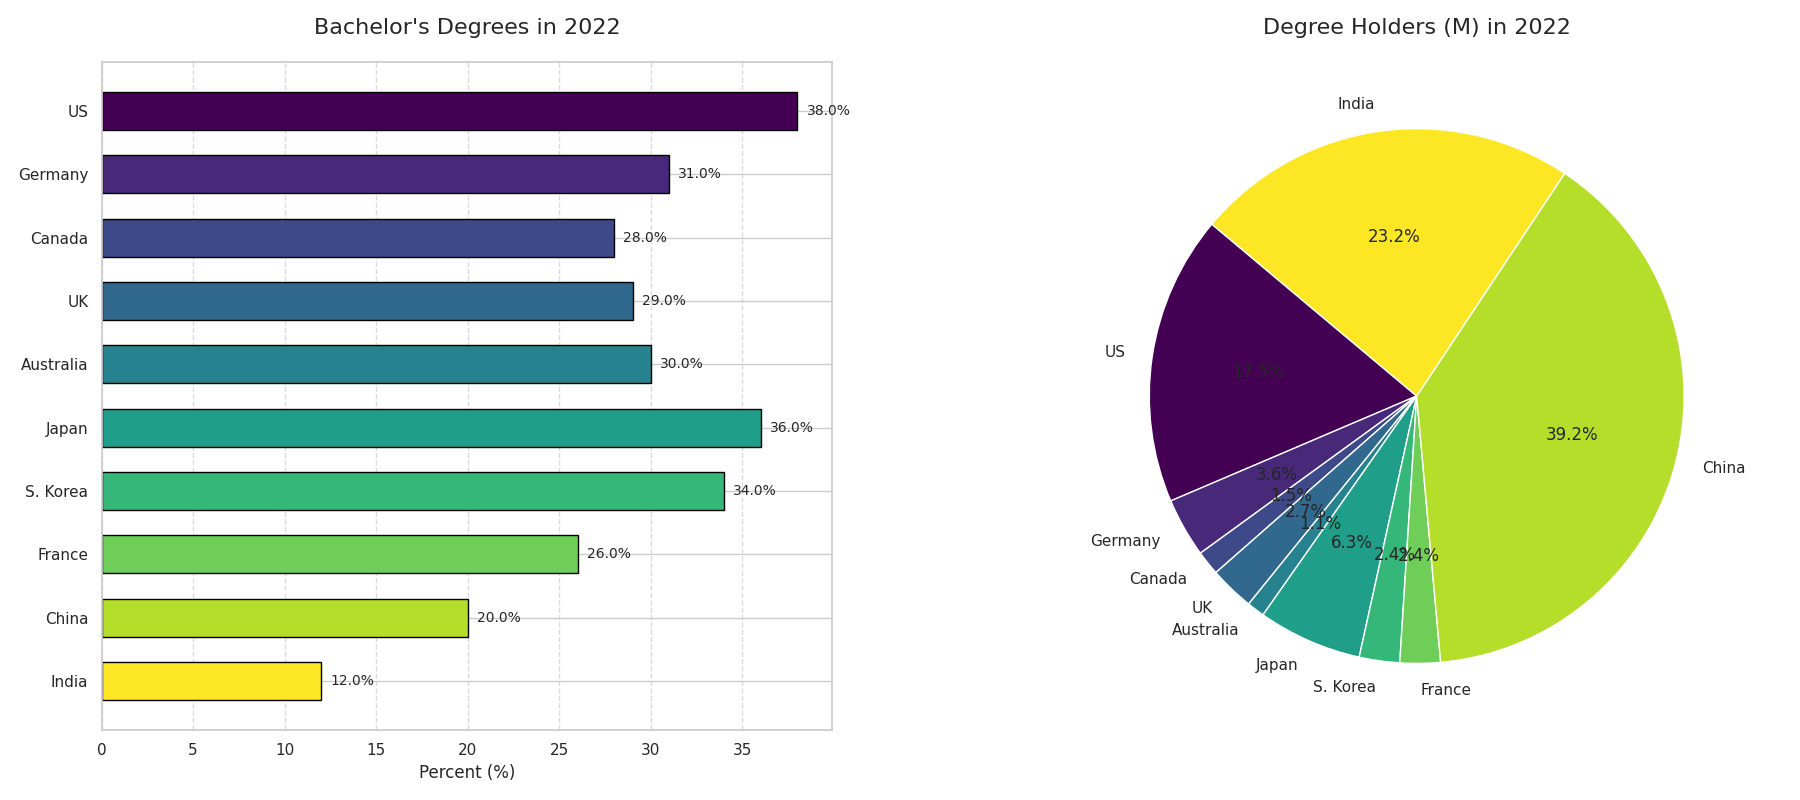

Generate this figure with Python:
import matplotlib.pyplot as plt
import numpy as np

# Data
countries = [
    "US", "Germany", "Canada", "UK", "Australia",
    "Japan", "S. Korea", "France", "China", "India"
]
education_percentages = [
    38.0, 31.0, 28.0, 29.0, 30.0,
    36.0, 34.0, 26.0, 20.0, 12.0
]
population_millions = [
    332.0, 83.2, 38.0, 67.2, 25.7,
    125.8, 51.7, 67.5, 1412.0, 1393.0
]

degree_holders_millions = [pop * (pct / 100) for pop, pct in zip(population_millions, education_percentages)]

colors = plt.cm.viridis(np.linspace(0, 1, len(countries)))

fig, axes = plt.subplots(nrows=1, ncols=2, figsize=(18, 8))

# Plot horizontal bar chart
bars = axes[0].barh(countries, education_percentages, color=colors, edgecolor='black', height=0.6)
axes[0].set_title('Bachelor\'s Degrees in 2022', fontsize=16, pad=20)
axes[0].set_xlabel('Percent (%)', fontsize=12)
axes[0].invert_yaxis()
axes[0].xaxis.grid(True, linestyle='--', alpha=0.7)

for bar in bars:
    width = bar.get_width()
    axes[0].text(width + 0.5, bar.get_y() + bar.get_height()/2, f'{width}%', va='center', ha='left', fontsize=10)

# Plot pie chart
axes[1].pie(degree_holders_millions, labels=countries, autopct='%1.1f%%', startangle=140, colors=colors)
axes[1].set_title('Degree Holders (M) in 2022', fontsize=16, pad=20)

plt.tight_layout()
plt.subplots_adjust(wspace=0.3)

plt.show()
